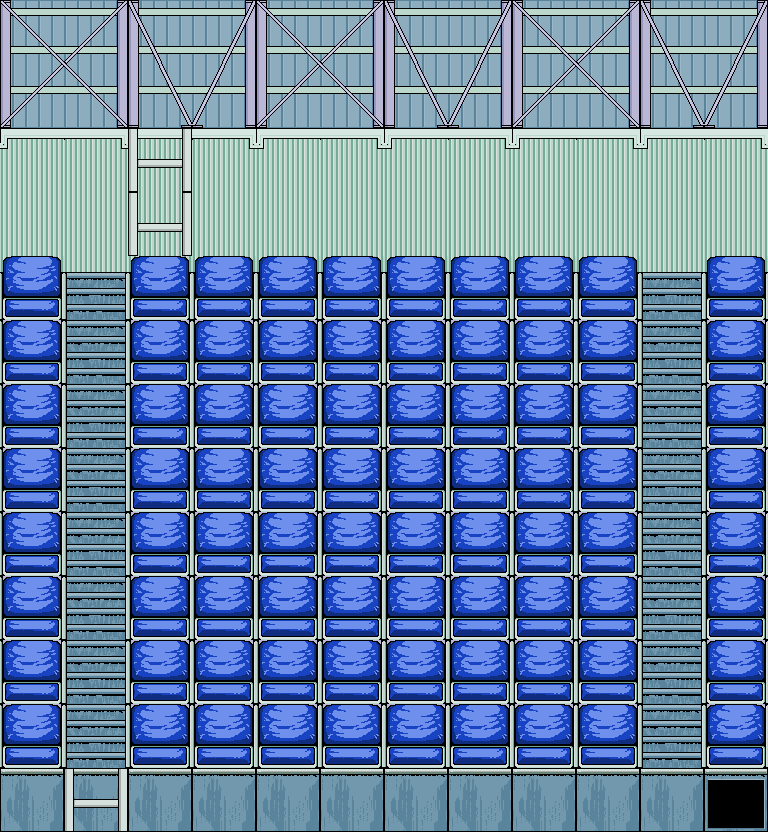

A level layout from a 2D game, rendered from its tile map. Below: a short description, then the map file with its tile-grid data intact:
An orthogonal 12x13 tile map with 64x64 px tiles, 2 tile layers (Tiles, decoration).

<map version="1.0" orientation="orthogonal" renderorder="right-down" width="12" height="13" tilewidth="64" tileheight="64" nextobjectid="1">
 <tileset firstgid="1" name="tiled" tilewidth="64" tileheight="64" tilecount="20" columns="5">
  <image source="../images/tiled.png" trans="ffffff" width="321" height="256" />
 </tileset>
 <layer name="Tiles" width="12" height="13">
  <data encoding="csv">
1,2,3,4,1,2,3,4,1,2,3,4,
6,7,8,9,6,7,8,9,6,7,8,9,
12,13,12,13,12,13,12,13,12,13,12,13,
15,15,15,15,15,15,15,15,15,15,15,15,
19,18,19,19,19,19,19,19,19,19,18,19,
16,17,16,16,16,16,16,16,16,16,17,16,
16,17,16,16,16,16,16,16,16,16,17,16,
16,17,16,16,16,16,16,16,16,16,17,16,
16,17,16,16,16,16,16,16,16,16,17,16,
16,17,16,16,16,16,16,16,16,16,17,16,
16,17,16,16,16,16,16,16,16,16,17,16,
16,17,16,16,16,16,16,16,16,16,17,16,
5,5,5,5,5,5,5,5,5,5,5,20
</data>
 </layer>
 <layer name="decoration" width="12" height="13">
  <data encoding="csv">
0,0,0,0,0,0,0,0,0,0,0,0,
0,0,0,0,0,0,0,0,0,0,0,0,
0,0,10,0,0,0,0,0,0,0,0,0,
0,0,10,0,0,0,0,0,0,0,0,0,
0,0,0,0,0,0,0,0,0,0,0,0,
0,0,0,0,0,0,0,0,0,0,0,0,
0,0,0,0,0,0,0,0,0,0,0,0,
0,0,0,0,0,0,0,0,0,0,0,0,
0,0,0,0,0,0,0,0,0,0,0,0,
0,0,0,0,0,0,0,0,0,0,0,0,
0,0,0,0,0,0,0,0,0,0,0,0,
0,0,0,0,0,0,0,0,0,0,0,0,
0,10,0,0,0,0,0,0,0,0,0,0
</data>
 </layer>
</map>